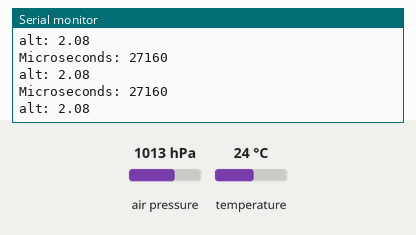
Simulated run of this sketch. Board: Arduino Uno, built with avr-gcc and run on an emulated ATmega328P. Parts: the last lines printed to the serial monitor. The inputs (shaded band) are chosen by the test bench; at power-on: air pressure 1013 hPa, temperature 24 °C.

Above: at 1.2 s.
1.3 s: air pressure set to 952 hPa
At 2.4 s:
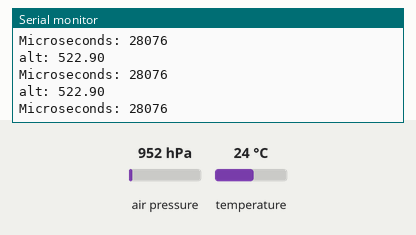
2.8 s: air pressure set to 975 hPa
At 3.9 s:
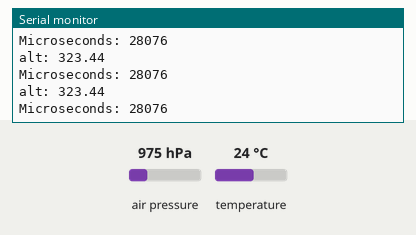
5.8 s: air pressure set to 1048 hPa
At 6.9 s:
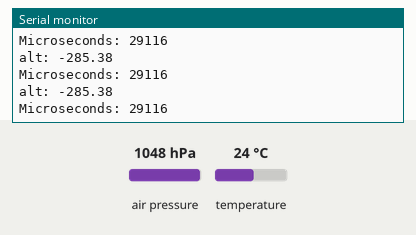
8.8 s: air pressure set to 1012 hPa
At 9.9 s:
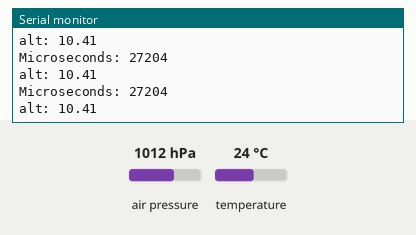
Timing chart, 0 to 11.8 s (numbered marks = the images above; inputs shaded):
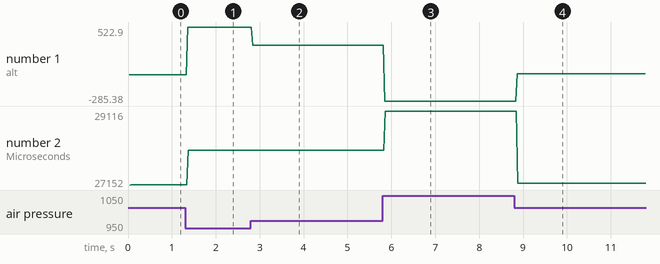

The sketch:

BMP180_test.ino
```cpp
#include <Adafruit_Sensor.h>
#include <Adafruit_BMP085_U.h>
#include <Wire.h>

Adafruit_BMP085_Unified bmp = Adafruit_BMP085_Unified(10085);

float true_altitude;
unsigned long lastMicro;

void setup() {
  // put your setup code here, to run once:
  Serial.begin(9600);
  //sensor_t sensor;
  //bmp.getSensor(&sensor);
  bmp.begin();
}

void loop() {
  // put your main code here, to run repeatedly:
  lastMicro = micros();
  true_altitude = BMP_read();
  Serial.print("alt: ");
  Serial.println(true_altitude);
  Serial.print("Microseconds: ");
  Serial.println(micros() - lastMicro);
}


float BMP_read() {
  sensors_event_t event;
  bmp.getEvent(&event);

  if (event.pressure) {
    float temperature;
    bmp.getTemperature(&temperature);

    // if you look up this areas SLP you can get the true altitude! :)
    float seaLevelPressure = 1013.25;

    return bmp.pressureToAltitude(seaLevelPressure, event.pressure, temperature);
  }
}
```

Measured:
- after the input at 1.3 s, the serial monitor: prints a new line after 0.06 s (image 1)
- after the input at 2.8 s, the serial monitor: prints a new line at once (image 2)
- after the input at 5.8 s, the serial monitor: prints a new line after 0.05 s (image 3)
- after the input at 8.8 s, the serial monitor: prints a new line after 0.07 s (image 4)
- plotted number 1: 2.08 → 522.9 after the input at 1.3 s, 522.9 → 323.44 after the input at 2.8 s, 323.44 → -285.38 after the input at 5.8 s, -285.38 → 10.41 after the input at 8.8 s
- plotted number 2: 27160 → 28076 after the input at 1.3 s, 28076 → 29116 after the input at 5.8 s, 29116 → 27204 after the input at 8.8 s
